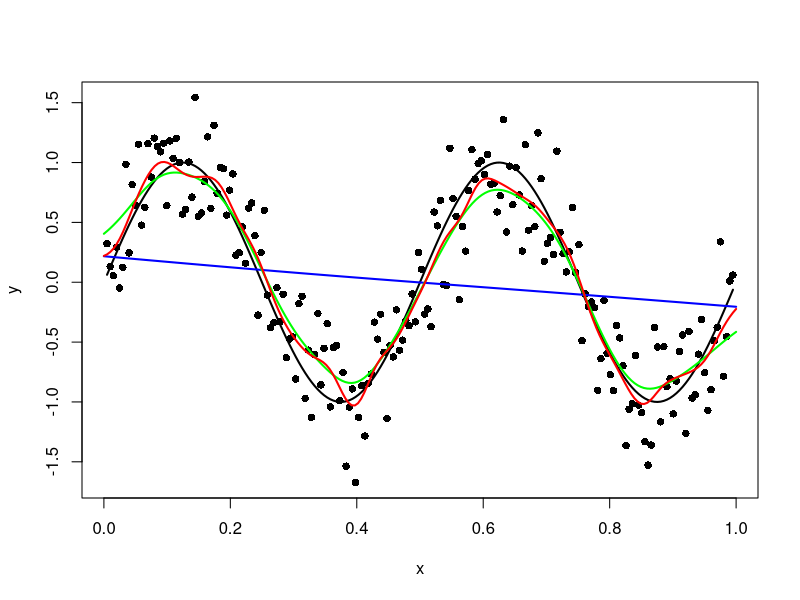

Reproduce this figure in R.
## ---- chunk 1
m <- function(x) sin(4 * pi * x)
## ---- chunk 2
x <- (1:200) / 201
ep <- rnorm(200, mean = 0, sd = 0.3)
y <- m(x) + ep
## ---- chunk 3
plot(x, y, pch = 16)
lines(x, m(x), lwd = 2)
nwfit <- ksmooth(x, y, range.x = c(0, 1), kernel = 'normal', bandwidth = 1)
lines(nwfit$x, nwfit$y, col = 'blue', lwd = 2)
nwfit <- ksmooth(x, y, range.x = c(0, 1), kernel = 'normal', bandwidth = .1)
lines(nwfit$x, nwfit$y, col = 'green', lwd = 2)
nwfit <- ksmooth(x, y, range.x = c(0, 1), kernel = 'normal', bandwidth = .05)
lines(nwfit$x, nwfit$y, col = 'red', lwd = 2)

## ---- chunk 4

